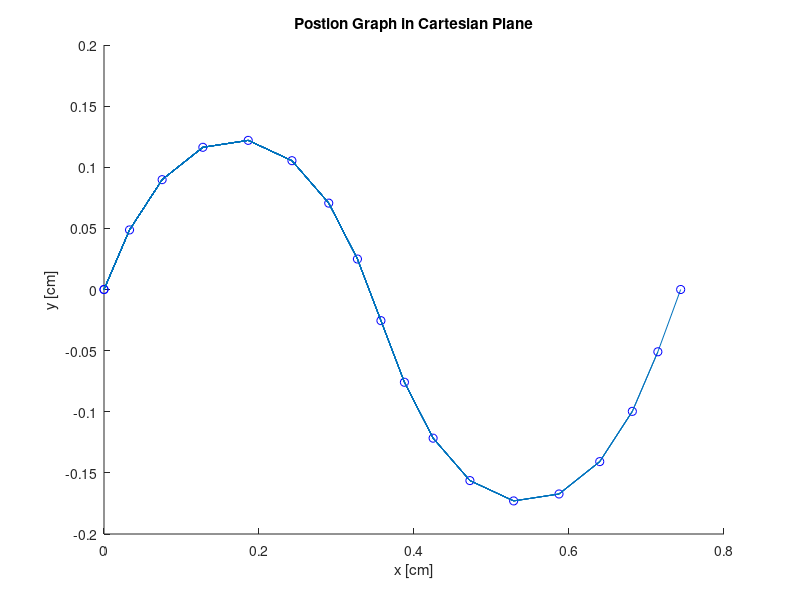
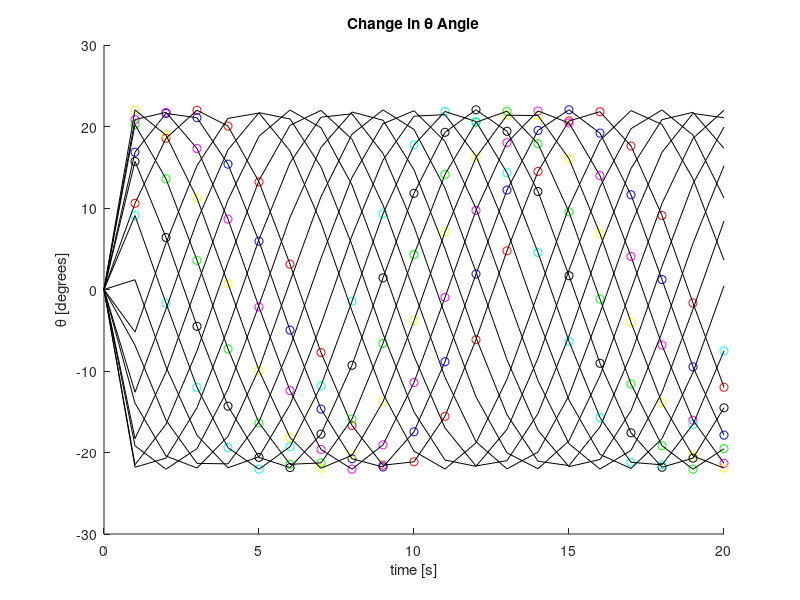
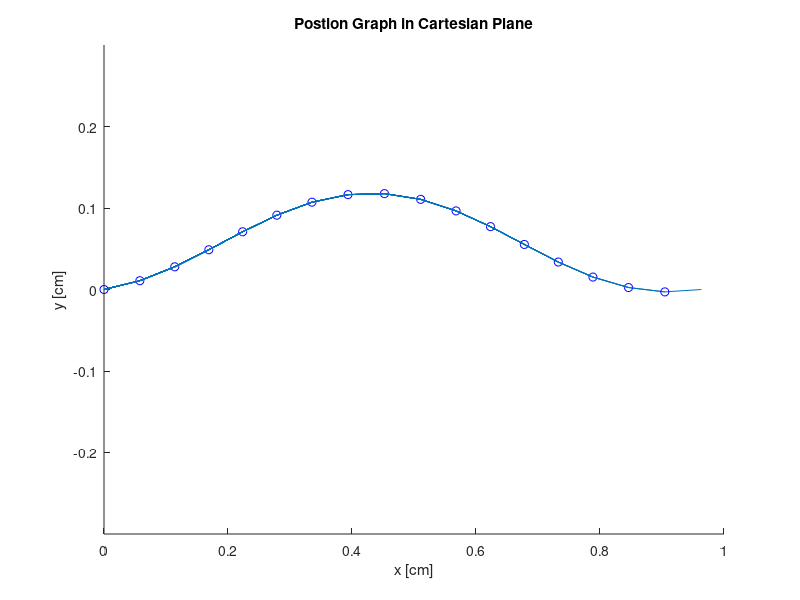
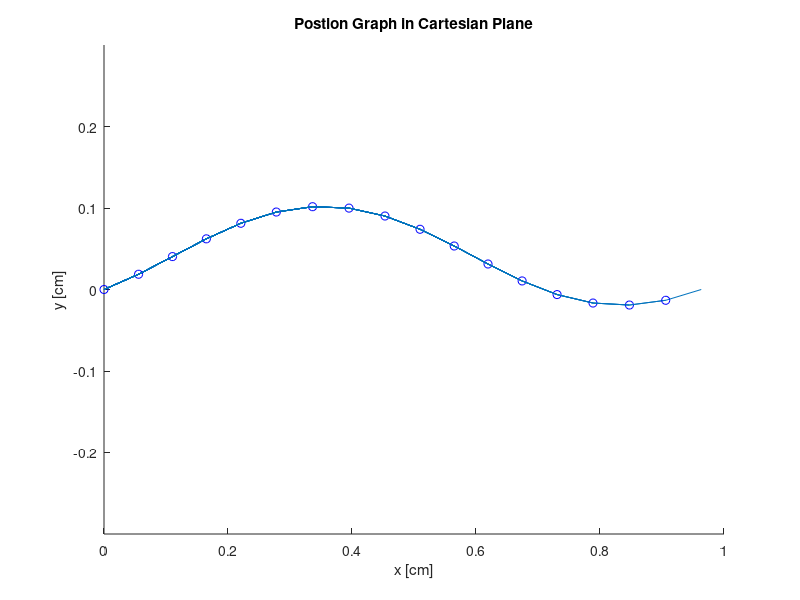

The MATLAB source for these figures, in order:
clc
clear
hold on
'Snake Locomotion Parameters..............................................';
n =17; %number of segments
a = pi/3; %degree of undulation
aDEG = a*(180/pi);
b = 2*pi; %periods of unit lenghts
c = 0; %changes the direction of propagation
omega=.5; %in rad/s
frequency= omega/(2*pi); %in Hz
lag = (2*pi)/n; %in rad
% The X-Y position of the center of each segment can
% be aproximated by the following code:
x(1) = 0; %For the origin or tail position
y(1) = 0; %For the origin or tail position
plot(x(1),y(1),'bo') %plot the tail position in the graph
hold on %hold this position in the graph when another point
%position is plotted in the graph
%to calculate the remaining x-y positions following the formulas
for i=1:1:n+1
for k=1:1:i
x(k+1) = x(k)+(1/n)*cos(a*cos(k*b/n)); %x position for i-th segment
y(k+1) = y(k)+(1/n)*sin(a*cos(k*b/n)); %y position for i-th segment
if i<=n
line([x(k),x(k+1)],[y(k),y(k+1)])
end
end
hold on

plot(x(k),y(k),'bo'); %plot the x-y coordinates
xlabel('x [cm]')
ylabel('y [cm]')
title('Postion Graph in Cartesian Plane')
pause(.05); %pause to see it like an animation
hold off
%to determine the relative angle of the i-th segment
end
%to calculate the change in theta with time
'Theta angles for each joint changing with time for 20 seconds.........';
figure
for t=1:1:20
for i=1:1:n
theta(t,i) = 2*a*(180/pi)*abs(sin(b/(2*n)))*sin(omega*t+(b/n)*(i-1));
end
%Plot the theta angle with time
hold on
plot(t,theta(t,1),'-or')
plot(t,theta(t,2),'-ob')
plot(t,theta(t,3),'-om')
plot(t,theta(t,4),'-oy')
plot(t,theta(t,5),'-og')
plot(t,theta(t,6),'-ok')
plot(t,theta(t,7),'-oc')
xlabel('time [s]')
ylabel('\theta [degrees]')
title('Change in \theta Angle')
end
for i=1:1:n-1
line([0,1],[0,theta(1,i)],'color','k')
for t=1:1:19
line([t,t+1],[theta(t,i), theta(t+1,i)],'color','k')
end
end
hold off
theta;
%to draw the snake moving
x(1) = 0; %For the origin or tail position
y(1) = 0; %For the origin or tail position
%plot(x(1),y(1),'bo') %plot the tail position in the graph
hold on %hold this position in the graph when another point
%position is plotted in the graph

%to calculate the remaining x-y positions following the formulas
for t=1:1:20
figure
for i=1:1:n
for k=1:1:i
x(k+1) = x(k)+(1/n)*cos(theta(t,k)*(pi/180)); %x position for i-th segment
y(k+1) = y(k)+(1/n)*sin(theta(t,k)*(pi/180)); %y position for i-th segment
if i<=n
line([x(k),x(k+1)],[y(k),y(k+1)])
end
end
hold on
plot(x(k),y(k),'bo'); %plot the x-y coordinates
xlabel('x [cm]')
ylabel('y [cm]')
title('Postion Graph in Cartesian Plane')
axis([0 1 -.3 .3])
end
mov(t) = getframe;
end
figure
pause(2);
movie(mov,1,1)
%to calculate the delay in seconds of the control signals
'Time delay between square-wave control signals..........................';
delay = 2*pi*(b/(n*2*pi))/omega;